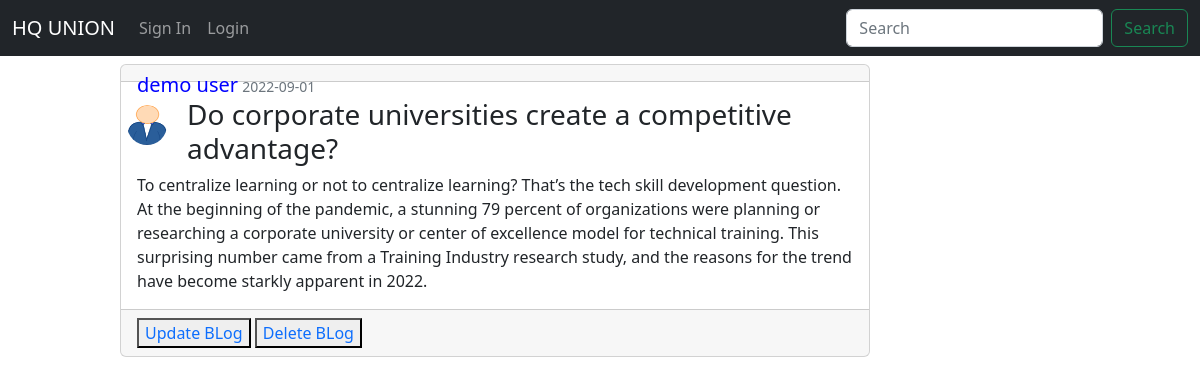
Page /blogs/5 on the committed database.
### main.py (models this page shows)
class User(db.Model, UserMixin):
    id = db.Column(db.Integer, primary_key = True)
    username = db.Column(db.String(100), nullable = False)
    email = db.Column(db.String(250), unique=True, nullable = False)
    password = db.Column(db.String(250), nullable = False)
    profile_image = db.Column(db.String(20), default = "default.jpg")
    posts = db.relationship("Post", backref = 'author', lazy = True)

class Post (db.Model):
    id = db.Column(db.Integer, primary_key = True)
    title = db.Column(db.String(200), nullable = False)
    content = db.Column(db.Text, nullable = False)
    posted_date = db.Column(db.DateTime, default = datetime.utcnow )
    user_id = db.Column(db.Integer, db.ForeignKey('user.id'), nullable = False)

### main.py (the view)
@app.route("/blogs/<id>")
def blogs(id):
    post = Post.query.get(id)
    photo = '../static/default.png'
    return render_template("blogs.html", post = post, user = current_user, photo = photo)

### templates/blogs.html (shortened to what this page needs)
{% extends "base.html" %}
{% block content %}
<div class=" mt-2 " style="width:750px; position:relative; left:120px;">
<div class="card">
  <div class="card-header" style="height:10px; color:blue;">
      <h5 style="display:inline-block " >{{ post.author.username }}</h5>
      <small  class="text-muted" >{{ post.posted_date.strftime('%Y-%m-%d')}}</small>
  </div>
  <div class="card-body">
      <img class="rounded-circle article-img account-img" style = 'width:40px; height:40px; margin-left: -10px; margin-top:7px;' src = "{{ photo }}">
    <h3 class="card-title">{{post.title }}</h3>
    <p class="card-text">{{post.content}}</p>
  </div>
    <div class="card-footer">
        <button><a href="{{url_for('update_blog', process_id = post.id)}}" > Update BLog</a></button>
        <button><a href="{{url_for('delete_blog', process_id = post.id)}}" > Delete BLog</a></button>
    </div>
</div>
    </div>
{% endblock content %}

### static/styles.css (style rules this page uses)
.account-img { width:120px; margin:20px; float: left; height:150px; }
a:link { text-decoration:none; }

### rows in the picture
User: author.username "demo user"
Post: posted_date "2022-09-01", title "Do corporate universities create a competitive advantage?", content "To centralize learning or not to centralize learning? That’s the tech skill development question. At the beginning of the pandemic, a stunning 79 percent of organizations were planning or researching a corporate university or center of excellence model for technical training. This surprising number came from a Training Industry research study, and the reasons for the trend have become starkly apparent in 2022."
